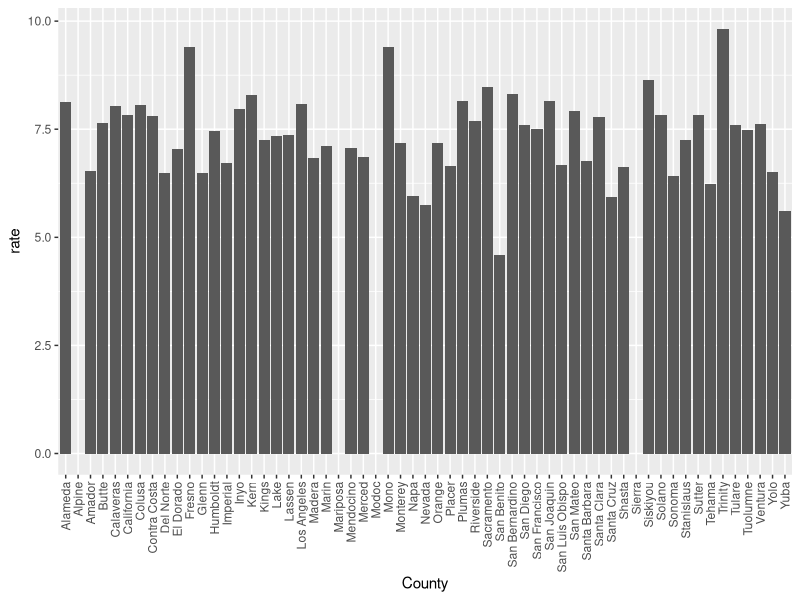
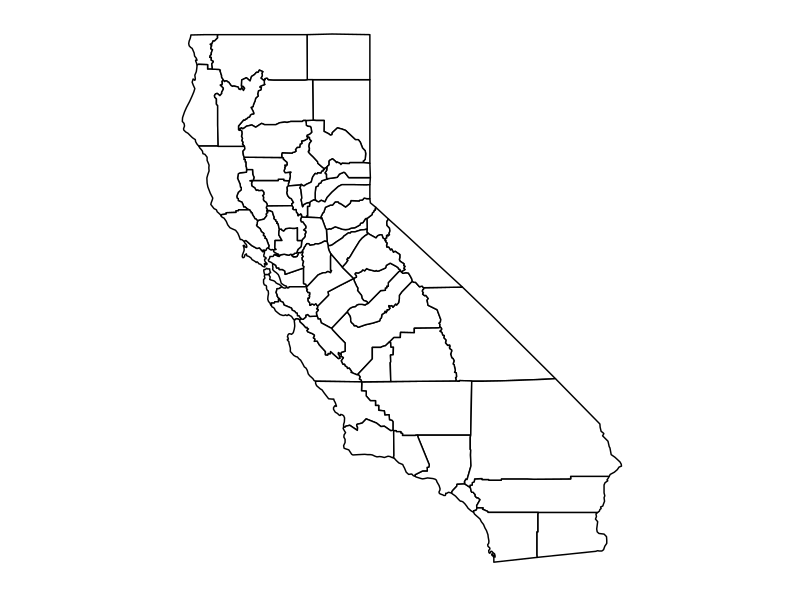

Source code (R) for these figures, in order:
## ---- chunk 1
library(dplyr)
library(tidyverse)

## ---- chunk 2

## ---- chunk 3
#Data Wrangling for Year 2014-2018 Data 
lbwdata<- read.csv("low-and-very-low-birthweight-by-county-2014-2018 (1).csv", header = TRUE, stringsAsFactors = FALSE)
lbwdata$Events[is.na(lbwdata$Events)] <- 0
lbwdata <- lbwdata %>% group_by(Year, County, Total.Births) %>% summarize(Events = sum(Events)) 
lbwdata <- lbwdata %>% filter(!County == "california")#removing the total count
lbwdata <- lbwdata %>% mutate(rate = Events/Total.Births * 100)
## ---- chunk 4
#Data Wrangling for CDC Data (COMPLETE)
## ---- chunk 5

## ---- chunk 6
#Histogram by county  
lbwdata %>% 
  filter(Year == 2014 & !is.na(rate)) %>% 
  ggplot(aes(County, rate)) +
  geom_bar(stat = "identity") +
  theme(axis.text.x = element_text(angle = 90, hjust = 1, vjust = 1/2))
 
#Heatmap 
library(maps)
CaliforniaCounty <- map_data("county", "california")
head(CaliforniaCounty)

CaliforniaCounty %>% ggplot(aes(x = long, y = lat, group = group)) + 
                  geom_polygon(fill = "white", color = "black") +
                  theme(panel.grid.major = element_blank(), 
                        panel.background = element_blank(),
                        axis.title = element_blank(), 
                        axis.text = element_blank(),
                        axis.ticks = element_blank()) +
                  coord_fixed(1.3)

california_map <- lbwdata %>% full_join(CaliforniaCounty, by = c("County" = "subregion")) %>% mutate(rate = Events/Total.Births * 10^2)

#see Sonia's app for the shiny app 
